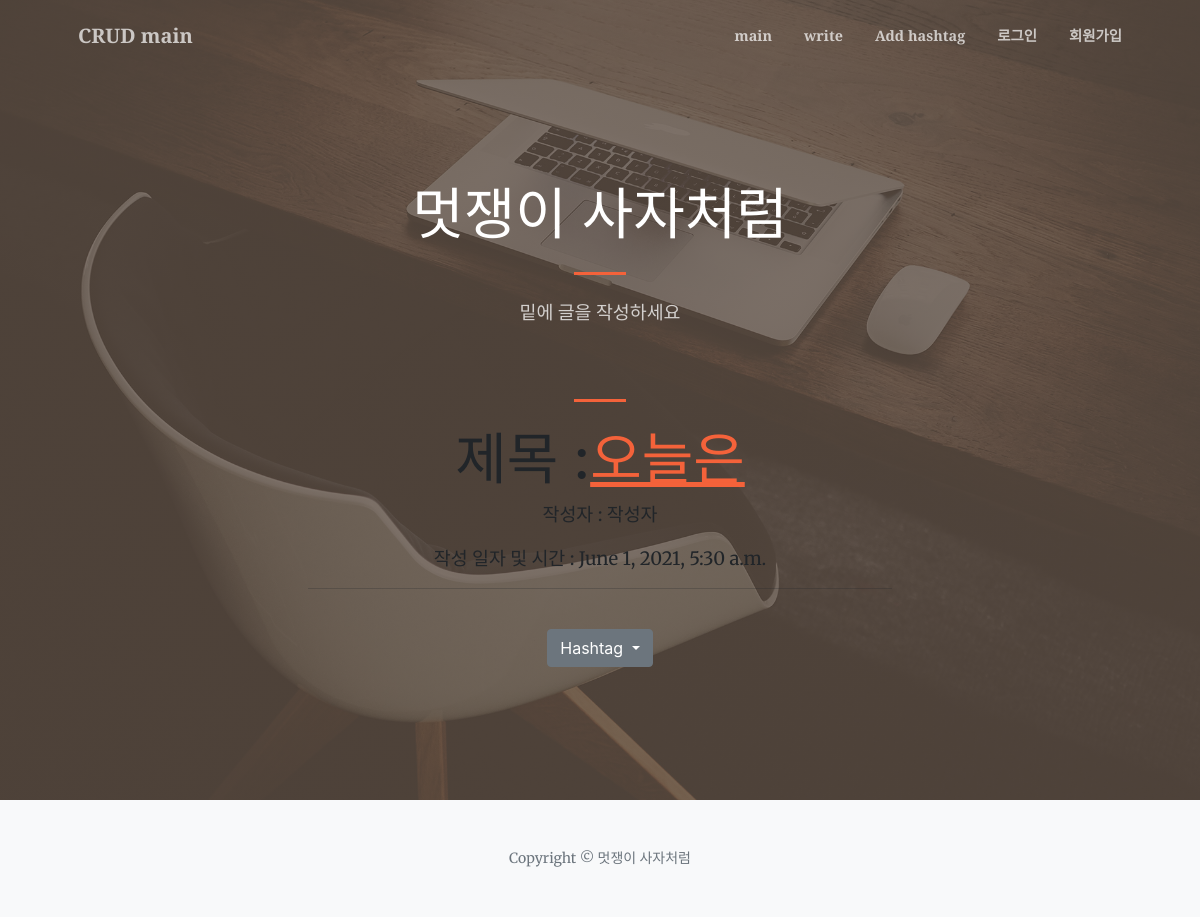
/, run on an earlier commit of the app's database.
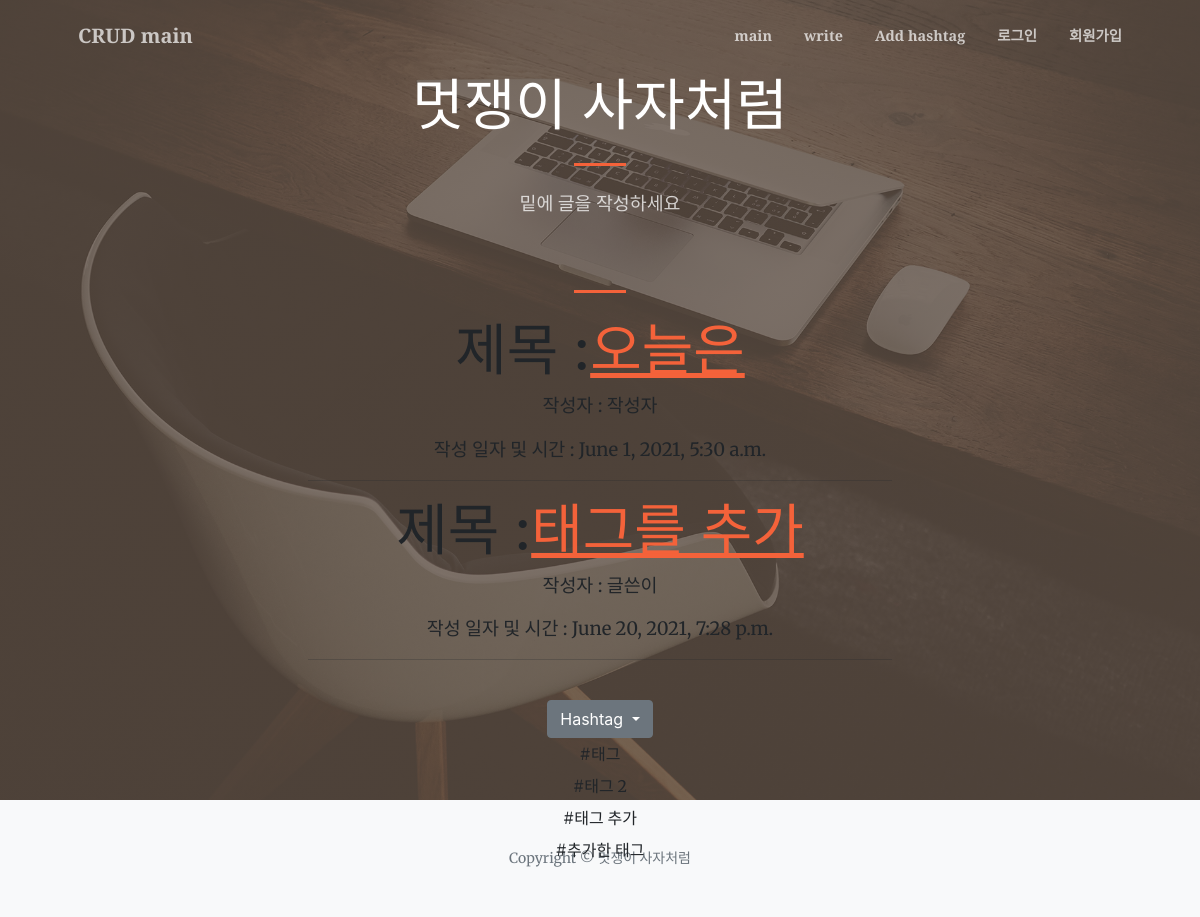
And on a later commit of the database.
### blog/models.py (models this page shows, shortened)
class Blog(models.Model):
    title = models.CharField(max_length=200)
    writer = models.CharField(max_length=100, default='이름을 입력해주세요')
    pub_date = models.DateTimeField('date published')
    content = models.TextField()
    hashtags = models.ManyToManyField('Hashtag', blank=True)
    image = models.ImageField(upload_to='images/', blank=True)

class Hashtag(models.Model):
    name = models.CharField(max_length=50)

### blog/views.py (the view)
# urls.py: path('', blog.views.main, name='main'),
def main(request):
    blogs = Blog.objects
    hashtags = Hashtag.objects
    return render(request, 'blog/main.html', {'blogs':blogs, 'hashtags':hashtags})

### blog/templates/blog/main.html (shortened to what this page needs)
{% extends 'blog/base.html' %}
{% load static %}
{% block bord %}
<div class="row gx-4 gx-lg-5 justify-content-center">
<section id="services">
    <div class="container px-4 px-lg-5">
        <hr class="divider" />
        {% for blogs in blogs.all %}
        <h1>제목 :<a href="{% url 'detail' blogs.id %}">{{ blogs.title }}</a></h1>
        <p>작성자 : {{ blogs.writer }}</p>
        <p>작성 일자 및 시간 : {{ blogs.pub_date }}</p>
        <hr>
        {% endfor %}
        <br>
        <div class="dropdown">
         <button class="btn btn-secondary dropdown-toggle" type="button" id="dropdownMenuButton" data-toggle="dropdown" aria-haspopup="true" aria-expanded="false">
           Hashtag
         </button>
           {% for hashtag in hashtags.all %}
           <a class="dropdown-item" href="{% url 'search' hashtag.id %}">{{ hashtag.name }}</a>
           {% endfor %}
     </div>
      </div>
</section>
</div>
<br>
{% endblock %}

What changed in the data, as far as the page shows it:
added Blog: title "태그를 추가", writer "글쓴이", pub_date "June 20, 2021, 7:28 p.m."
added Hashtag: name "#태그"
added Hashtag: name "#태그 2"
added Hashtag: name "#태그 추가"
added Hashtag: name "#추가한 태그"
